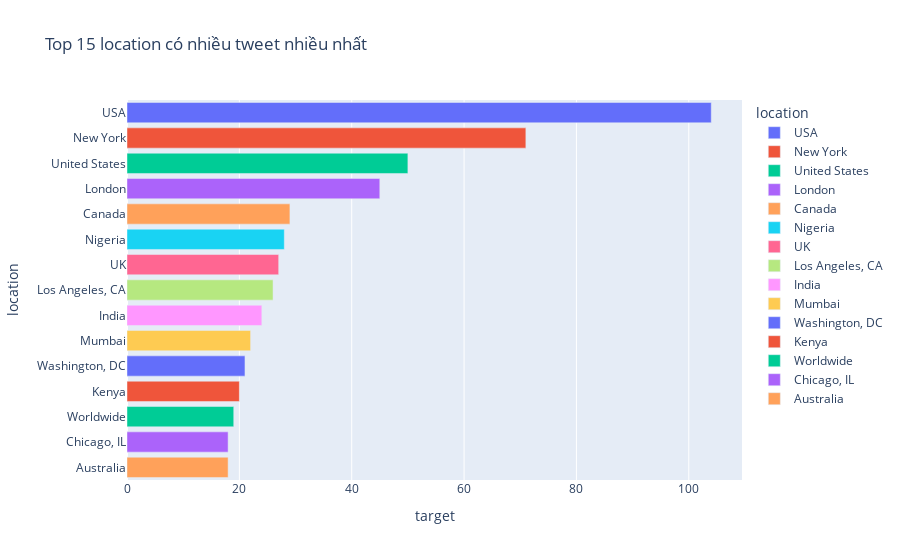

Notebook source saved alongside this figure:
### Code cell
count = data_train.groupby(by=['location']).count().sort_values(by='target',ascending=False).reset_index()
fig = px.bar(count[:15], x="target", y='location',color="location",orientation='h',title="Top 15 location có nhiều tweet nhiều nhất")
fig.show()

### Figure 1 — Plotly figure (JSON) as saved in the notebook; plotly's stock layout.template omitted (floating-point values rounded to 4 significant figures)
{"data": [{"alignmentgroup": "True", "hovertemplate": "location=%{y}<br>target=%{x}<extra></extra>", "legendgroup": "USA", "marker": {"color": "#636efa", "pattern": {"shape": ""}}, "name": "USA", "offsetgroup": "USA", "orientation": "h", "showlegend": true, "textposition": "auto", "type": "bar", "x": [104], "xaxis": "x", "y": ["USA"], "yaxis": "y"}, {"alignmentgroup": "True", "hovertemplate": "location=%{y}<br>target=%{x}<extra></extra>", "legendgroup": "New York", "marker": {"color": "#EF553B", "pattern": {"shape": ""}}, "name": "New York", "offsetgroup": "New York", "orientation": "h", "showlegend": true, "textposition": "auto", "type": "bar", "x": [71], "xaxis": "x", "y": ["New York"], "yaxis": "y"}, {"alignmentgroup": "True", "hovertemplate": "location=%{y}<br>target=%{x}<extra></extra>", "legendgroup": "United States", "marker": {"color": "#00cc96", "pattern": {"shape": ""}}, "name": "United States", "offsetgroup": "United States", "orientation": "h", "showlegend": true, "textposition": "auto", "type": "bar", "x": [50], "xaxis": "x", "y": ["United States"], "yaxis": "y"}, {"alignmentgroup": "True", "hovertemplate": "location=%{y}<br>target=%{x}<extra></extra>", "legendgroup": "London", "marker": {"color": "#ab63fa", "pattern": {"shape": ""}}, "name": "London", "offsetgroup": "London", "orientation": "h", "showlegend": true, "textposition": "auto", "type": "bar", "x": [45], "xaxis": "x", "y": ["London"], "yaxis": "y"}, {"alignmentgroup": "True", "hovertemplate": "location=%{y}<br>target=%{x}<extra></extra>", "legendgroup": "Canada", "marker": {"color": "#FFA15A", "pattern": {"shape": ""}}, "name": "Canada", "offsetgroup": "Canada", "orientation": "h", "showlegend": true, "textposition": "auto", "type": "bar", "x": [29], "xaxis": "x", "y": ["Canada"], "yaxis": "y"}, {"alignmentgroup": "True", "hovertemplate": "location=%{y}<br>target=%{x}<extra></extra>", "legendgroup": "Nigeria", "marker": {"color": "#19d3f3", "pattern": {"shape": ""}}, "name": "Nigeria", "offsetgroup": "Nigeria", "orientation": "h", "showlegend": true, "textposition": "auto", "type": "bar", "x": [28], "xaxis": "x", "y": ["Nigeria"], "yaxis": "y"}, {"alignmentgroup": "True", "hovertemplate": "location=%{y}<br>target=%{x}<extra></extra>", "legendgroup": "UK", "marker": {"color": "#FF6692", "pattern": {"shape": ""}}, "name": "UK", "offsetgroup": "UK", "orientation": "h", "showlegend": true, "textposition": "auto", "type": "bar", "x": [27], "xaxis": "x", "y": ["UK"], "yaxis": "y"}, {"alignmentgroup": "True", "hovertemplate": "location=%{y}<br>target=%{x}<extra></extra>", "legendgroup": "Los Angeles, CA", "marker": {"color": "#B6E880", "pattern": {"shape": ""}}, "name": "Los Angeles, CA", "offsetgroup": "Los Angeles, CA", "orientation": "h", "showlegend": true, "textposition": "auto", "type": "bar", "x": [26], "xaxis": "x", "y": ["Los Angeles, CA"], "yaxis": "y"}, {"alignmentgroup": "True", "hovertemplate": "location=%{y}<br>target=%{x}<extra></extra>", "legendgroup": "India", "marker": {"color": "#FF97FF", "pattern": {"shape": ""}}, "name": "India", "offsetgroup": "India", "orientation": "h", "showlegend": true, "textposition": "auto", "type": "bar", "x": [24], "xaxis": "x", "y": ["India"], "yaxis": "y"}, {"alignmentgroup": "True", "hovertemplate": "location=%{y}<br>target=%{x}<extra></extra>", "legendgroup": "Mumbai", "marker": {"color": "#FECB52", "pattern": {"shape": ""}}, "name": "Mumbai", "offsetgroup": "Mumbai", "orientation": "h", "showlegend": true, "textposition": "auto", "type": "bar", "x": [22], "xaxis": "x", "y": ["Mumbai"], "yaxis": "y"}, {"alignmentgroup": "True", "hovertemplate": "location=%{y}<br>target=%{x}<extra></extra>", "legendgroup": "Washington, DC", "marker": {"color": "#636efa", "pattern": {"shape": ""}}, "name": "Washington, DC", "offsetgroup": "Washington, DC", "orientation": "h", "showlegend": true, "textposition": "auto", "type": "bar", "x": [21], "xaxis": "x", "y": ["Washington, DC"], "yaxis": "y"}, {"alignmentgroup": "True", "hovertemplate": "location=%{y}<br>target=%{x}<extra></extra>", "legendgroup": "Kenya", "marker": {"color": "#EF553B", "pattern": {"shape": ""}}, "name": "Kenya", "offsetgroup": "Kenya", "orientation": "h", "showlegend": true, "textposition": "auto", "type": "bar", "x": [20], "xaxis": "x", "y": ["Kenya"], "yaxis": "y"}, {"alignmentgroup": "True", "hovertemplate": "location=%{y}<br>target=%{x}<extra></extra>", "legendgroup": "Worldwide", "marker": {"color": "#00cc96", "pattern": {"shape": ""}}, "name": "Worldwide", "offsetgroup": "Worldwide", "orientation": "h", "showlegend": true, "textposition": "auto", "type": "bar", "x": [19], "xaxis": "x", "y": ["Worldwide"], "yaxis": "y"}, {"alignmentgroup": "True", "hovertemplate": "location=%{y}<br>target=%{x}<extra></extra>", "legendgroup": "Chicago, IL", "marker": {"color": "#ab63fa", "pattern": {"shape": ""}}, "name": "Chicago, IL", "offsetgroup": "Chicago, IL", "orientation": "h", "showlegend": true, "textposition": "auto", "type": "bar", "x": [18], "xaxis": "x", "y": ["Chicago, IL"], "yaxis": "y"}, {"alignmentgroup": "True", "hovertemplate": "location=%{y}<br>target=%{x}<extra></extra>", "legendgroup": "Australia", "marker": {"color": "#FFA15A", "pattern": {"shape": ""}}, "name": "Australia", "offsetgroup": "Australia", "orientation": "h", "showlegend": true, "textposition": "auto", "type": "bar", "x": [18], "xaxis": "x", "y": ["Australia"], "yaxis": "y"}], "layout": {"barmode": "relative", "legend": {"title": {"text": "location"}, "tracegroupgap": 0}, "title": {"text": "Top 15 location có nhiều tweet nhiều nhất"}, "xaxis": {"anchor": "y", "domain": [0, 1], "title": {"text": "target"}}, "yaxis": {"anchor": "x", "categoryarray": ["Australia", "Chicago, IL", "Worldwide", "Kenya", "Washington, DC", "Mumbai", "India", "Los Angeles, CA", "UK", "Nigeria", "Canada", "London", "United States", "New York", "USA"], "categoryorder": "array", "domain": [0, 1], "title": {"text": "location"}}}}
